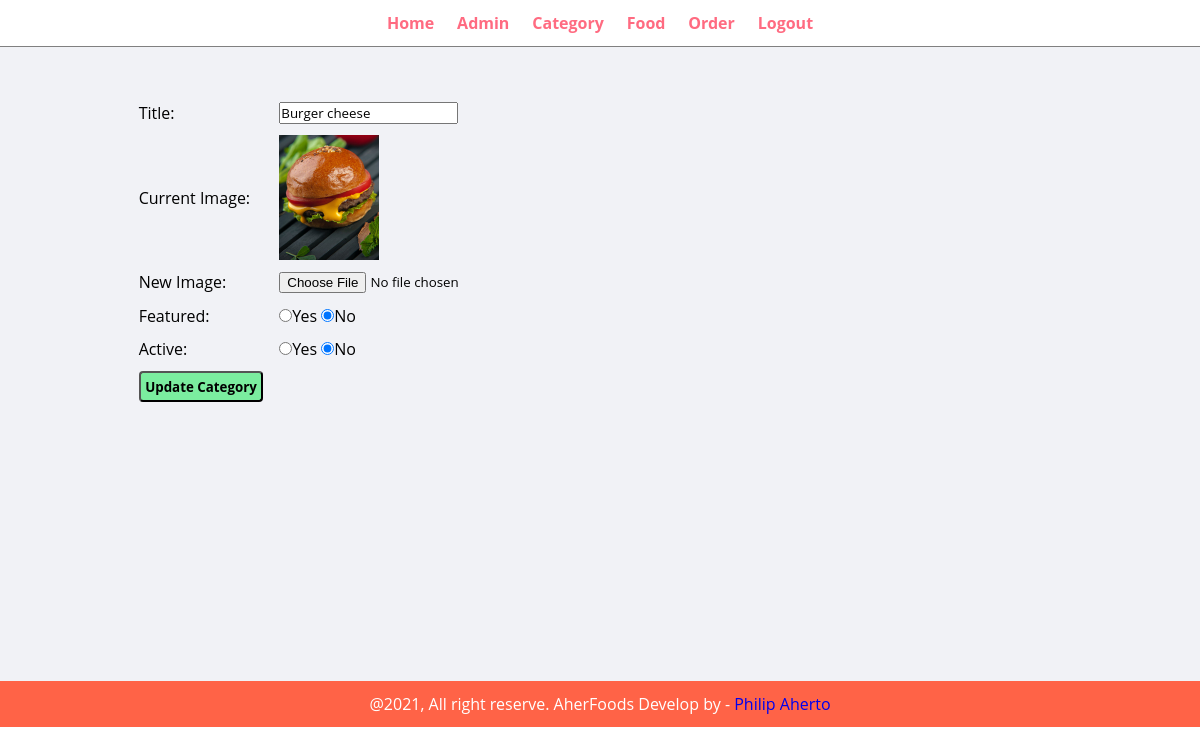
The page /admi/update-category.php?id=1 on the database its author committed.
### tables this page shows
CREATE TABLE `tbl_categ` (
  `id` int(10) UNSIGNED NOT NULL,
  `title` varchar(30) NOT NULL,
  `image` varchar(255) NOT NULL,
  `featured` varchar(20) NOT NULL,
  `active` varchar(20) NOT NULL
);

### admi/update-category.php (the view, shortened to what this page needs)
<?php include('parts/navbar.php'); ?>
  <?php
    if(isset($_GET['id'])){
      $id = $_GET['id'];
      $sql = "SELECT * FROM tbl_categ WHERE id=$id";
      $res = mysqli_query($con, $sql);
      $count = mysqli_num_rows($res);
      if($count==1){
        $row=mysqli_fetch_assoc($res);
        $title=$row['title'];
        $current_image=$row['image'];
        $featured=$row['featured'];
        $active=$row['active'];
      }else{
        $_SESSION['categ-not-found'] = "<div class='error'>Category not found</div>";
        header("location:".HOMEPAGE_URL.'admi/category.php');
      }
    }else{
      header("location:".HOMEPAGE_URL.'admi/category.php');
    }
  ?>
  <div class="main-content">
    <div class="wrapper">
    <form action="" method="POST" enctype="multipart/form-data">
        <table class="tbl-addCateg">
          <tr>
            <td>Title:</td>
            <td>
              <input type="text" name="title"  value="<?php echo $title?>"/>
            </td>
          </tr>
          <tr>
            <td>Current Image:</td>
            <td>
              <?php
                if($current_image!=""){
                  ?>
                  <img src="<?php echo HOMEPAGE_URL;?>images/category/<?php echo $current_image?>" width="100px">
                  <?php
                }else{
                  echo "<div class='error'>Image not added</div>";
                }
              ?>
            </td>
          </tr>
          <tr>
            <td>New Image:</td>
            <td>
              <input type="file" name="image"/>
            </td>
          </tr>
          <tr>
            <td>Featured:</td>
            <td>
              <input <?php if($featured=="Yes") echo "checked"?>  type="radio" name="featured"  value="Yes"/>Yes
              <input <?php if($featured=="No") echo "checked"?> type="radio" name="featured"  value="No"/>No
            </td>
          </tr>
          <tr>
            <td>Active:</td>
            <td>
              <input <?php if($active=="Yes") echo "checked"?> type="radio" name="active"   value="Yes"/>Yes
              <input <?php if($active=="No") echo "checked"?> type="radio" name="active"  value="No"/>No
            </td>
          </tr>
          <tr>
            <td colspan="2">
              <input type="submit" name="submit" value="Update Category" class="btn-update">
            </td>
          </tr>
        </table>
      </form>
    </div>
  </div>
<?php include('parts/footer.php'); ?>

### admi/admin.css (style rules this page uses)
* { margin: 0; padding: 0; box-sizing: border-box; font-family: 'Open Sans' ; }
.wrapper { padding: 1%; width: 80%; margin: 0 auto; }
.main-content { background-color: #f1f2f6; padding: 3% 0; }
table tr td { padding: 1%; }
.btn-update { background-color: #7bed9f; padding: 1%; font-weight: bold; color: black; text-decoration: none; border-radius: 4px; }
.tbl-addCateg { width: 50%; padding-bottom: 14rem ; }

### rows shown on the page
tbl_categ: title "Burger cheese", image (picture), featured "☑", active "☑"
